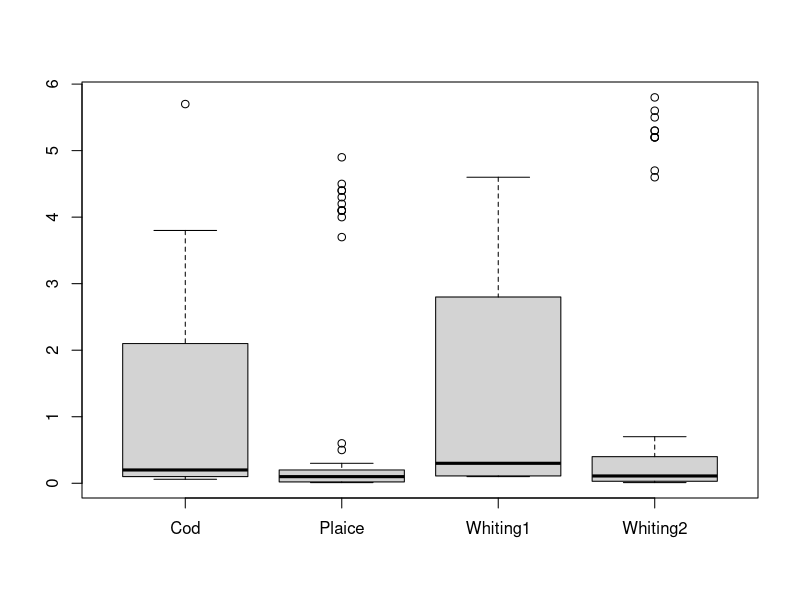

Write R code to recreate this figure.
metals.in.fish<-read.csv('uk.metals.in.fish.txt',sep='\t')
descr<-c('Metal contaminants (mg/kg wet weight)',
'are analysed in fish muscle.',
'Pesticides and PCBs are analysed in fish liver.',
'Total DDT = ppDDE + ppTDE + ppDDT.',
'Total HCH = a HCH + g HCH.',
'PCBs are measured on a formulation basis (as Arcolor 1254).',
'For 1993 data, only larger fish were available.',
'Source publication:',
'e-Digest of Environmental Statistics, ',
'Published September 2003 ',
'Department for Environment, ',
'Food and Rural Affairs ',
'http://www.defra.gov.uk/environment/statistics/index.htm ')
uk.metals.in.fish<-list()
uk.metals.in.fish[[1]]<-descr
metals.in.fish<-read.csv('uk.metals.in.fish.txt',sep='\t')
uk.metals.in.fish[[2]]<-metals.in.fish
uk.metals.in.fish[[2]][71,4]<-NA
uk.metals.in.fish[[2]][,4]<-
   as.numeric(uk.metals.in.fish[[2]][,4])
save(uk.metals.in.fish,file='uk.metals.in.fish')
uk<-uk.metals.in.fish[[2]]
windows(width = 3, height = 3, pointsize = 8)
boxplot(uk[3:6])
